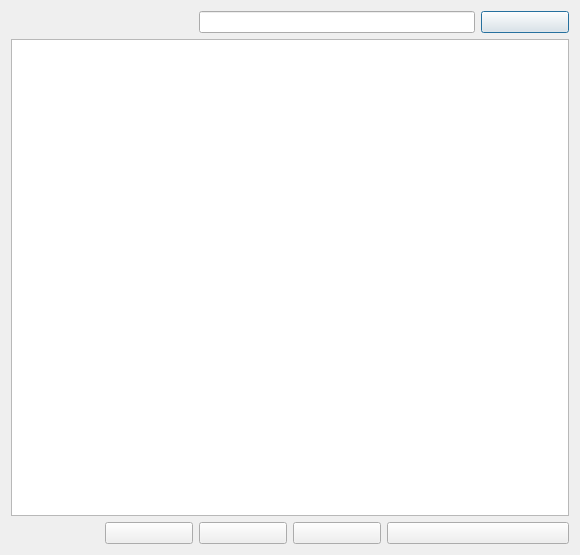
<?xml version="1.0" encoding="UTF-8"?>
<ui version="4.0">
 <class>Dialog</class>
 <widget class="QDialog" name="Dialog">
  <property name="geometry">
   <rect>
    <x>0</x>
    <y>0</y>
    <width>580</width>
    <height>555</height>
   </rect>
  </property>
  <property name="windowTitle">
   <string>Dialog</string>
  </property>
  <layout class="QGridLayout" name="gridLayout">
   <item row="0" column="2" colspan="3">
    <widget class="QLineEdit" name="lineEdit"/>
   </item>
   <item row="0" column="5">
    <widget class="QPushButton" name="pushButton">
     <property name="text">
      <string/>
     </property>
     <property name="icon">
      <iconset theme="QIcon::ThemeIcon::SystemSearch"/>
     </property>
    </widget>
   </item>
   <item row="1" column="0" colspan="6">
    <widget class="QListWidget" name="listWidget"/>
   </item>
   <item row="2" column="0">
    <widget class="Phonon::VolumeSlider" name="volumeSlider"/>
   </item>
   <item row="2" column="1">
    <widget class="QPushButton" name="pushButton_2">
     <property name="text">
      <string/>
     </property>
     <property name="icon">
      <iconset theme="QIcon::ThemeIcon::MediaPlaybackPause"/>
     </property>
    </widget>
   </item>
   <item row="2" column="2">
    <widget class="QPushButton" name="pushButton_3">
     <property name="text">
      <string/>
     </property>
     <property name="icon">
      <iconset theme="QIcon::ThemeIcon::MediaSeekForward"/>
     </property>
    </widget>
   </item>
   <item row="2" column="3">
    <widget class="QPushButton" name="pushButton_4">
     <property name="text">
      <string/>
     </property>
     <property name="icon">
      <iconset theme="QIcon::ThemeIcon::ViewRefresh"/>
     </property>
    </widget>
   </item>
   <item row="2" column="4" colspan="2">
    <widget class="QPushButton" name="pushButton_5">
     <property name="text">
      <string/>
     </property>
     <property name="icon">
      <iconset theme="QIcon::ThemeIcon::ViewRefresh"/>
     </property>
    </widget>
   </item>
  </layout>
 </widget>
 <customwidgets>
  <customwidget>
   <class>Phonon::VolumeSlider</class>
   <extends>QWidget</extends>
   <header location="global">phonon/volumeslider.h</header>
  </customwidget>
 </customwidgets>
 <resources/>
 <connections/>
</ui>
